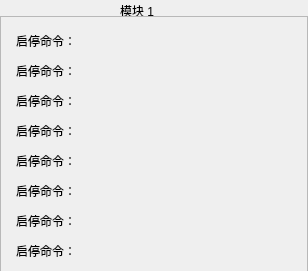
<?xml version="1.0" encoding="UTF-8"?>
<ui version="4.0">
 <class>ButterflyValve</class>
 <widget class="QWidget" name="ButterflyValve">
  <property name="geometry">
   <rect>
    <x>0</x>
    <y>0</y>
    <width>308</width>
    <height>271</height>
   </rect>
  </property>
  <property name="windowTitle">
   <string>Form</string>
  </property>
  <widget class="QLabel" name="label_44">
   <property name="geometry">
    <rect>
     <x>120</x>
     <y>0</y>
     <width>49</width>
     <height>21</height>
    </rect>
   </property>
   <property name="text">
    <string>模块 1</string>
   </property>
  </widget>
  <widget class="QFrame" name="frame">
   <property name="geometry">
    <rect>
     <x>0</x>
     <y>16</y>
     <width>308</width>
     <height>257</height>
    </rect>
   </property>
   <property name="styleSheet">
    <string notr="true">#frame{
border-image: url(:/UI/Widget/System_Bump_3.png);}</string>
   </property>
   <property name="frameShape">
    <enum>QFrame::StyledPanel</enum>
   </property>
   <property name="frameShadow">
    <enum>QFrame::Raised</enum>
   </property>
   <widget class="QLabel" name="label_45">
    <property name="geometry">
     <rect>
      <x>16</x>
      <y>106</y>
      <width>81</width>
      <height>17</height>
     </rect>
    </property>
    <property name="text">
     <string>启停命令：</string>
    </property>
   </widget>
   <widget class="QLabel" name="label_54">
    <property name="geometry">
     <rect>
      <x>16</x>
      <y>166</y>
      <width>81</width>
      <height>17</height>
     </rect>
    </property>
    <property name="text">
     <string>启停命令：</string>
    </property>
   </widget>
   <widget class="QLabel" name="label_55">
    <property name="geometry">
     <rect>
      <x>16</x>
      <y>226</y>
      <width>81</width>
      <height>17</height>
     </rect>
    </property>
    <property name="text">
     <string>启停命令：</string>
    </property>
   </widget>
   <widget class="QLabel" name="label_56">
    <property name="geometry">
     <rect>
      <x>16</x>
      <y>76</y>
      <width>81</width>
      <height>17</height>
     </rect>
    </property>
    <property name="text">
     <string>启停命令：</string>
    </property>
   </widget>
   <widget class="QLabel" name="label_57">
    <property name="geometry">
     <rect>
      <x>16</x>
      <y>196</y>
      <width>81</width>
      <height>17</height>
     </rect>
    </property>
    <property name="text">
     <string>启停命令：</string>
    </property>
   </widget>
   <widget class="QLabel" name="label_58">
    <property name="geometry">
     <rect>
      <x>16</x>
      <y>46</y>
      <width>81</width>
      <height>17</height>
     </rect>
    </property>
    <property name="text">
     <string>启停命令：</string>
    </property>
   </widget>
   <widget class="QLabel" name="label_59">
    <property name="geometry">
     <rect>
      <x>16</x>
      <y>136</y>
      <width>81</width>
      <height>17</height>
     </rect>
    </property>
    <property name="text">
     <string>启停命令：</string>
    </property>
   </widget>
   <widget class="QLabel" name="label_60">
    <property name="geometry">
     <rect>
      <x>16</x>
      <y>16</y>
      <width>81</width>
      <height>17</height>
     </rect>
    </property>
    <property name="text">
     <string>启停命令：</string>
    </property>
   </widget>
  </widget>
 </widget>
 <resources/>
 <connections/>
</ui>
